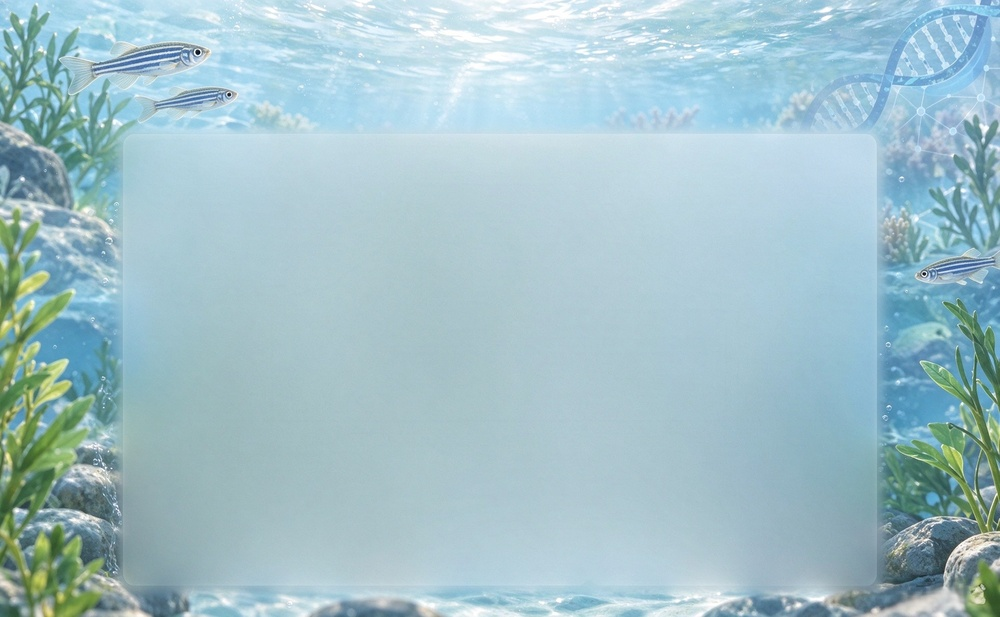
#> input picture 斑马鱼背景图.jpeg, 1000 x 617 px, shrunk from 1920 x 1184 before the run
$ python remove_doubao_watermark.py --src '../斑马鱼背景图.jpeg'
#> lines starting #> are read from the running program, lines starting #| are printed output that depends on the picture; after the words box and inside, x2 and y2 are one past the last pixel; in counts of white or black regions, pixels touching at a corner belong together
"""擦掉豆包 / 即梦这类生图工具压在角落的 "XXAI生成" 水印。

为什么不是"整块模糊"也不是"整块填充"
------------------------------------
水印是**半透明白字 + 淡投影**。这里先用大窗口中值滤波估出"没有文字时长什么样"
（`base`），把明显亮于 base 的像素认成笔画（限制在水印框内 + 去掉零星噪点 + 膨胀），
再只把这些笔画像素换成 base，最后用羽化 alpha 回贴。
好处：文字以外的岩石/水草结构原样保留，不会出现一块平滑的"涂抹感"。

用法
----
    python -X utf8 scripts/remove_doubao_watermark.py --src in.png --out out.png
    python -X utf8 scripts/remove_doubao_watermark.py --src in.png --box 1740,1082,1938,1154
"""
from __future__ import annotations

import argparse
import os

import numpy as np
from PIL import Image
from scipy import ndimage


def default_box(w: int, h: int) -> tuple[int, int, int, int]:
    """右下角一块：宽约 10% 图宽、高约 5% 图高。"""
    bw, bh = max(140, int(w * 0.10)), max(46, int(h * 0.05))
    return w - bw - int(w * 0.02), h - bh - int(h * 0.02), w - int(w * 0.02), h - int(h * 0.03)


def inpaint_text(im: Image.Image, box: tuple[int, int, int, int], thr: float = 11.0,
                 base_win: int = 31, grow: int = 4, feather: float = 1.4) -> Image.Image:
    w, h = im.size
    l, t, r, b = box
    l, t, r, b = max(0, l), max(0, t), min(w, r), min(h, b)
    if r - l < 8 or b - t < 8:
        raise SystemExit(f"[err] 水印框太小：{box}")

    arr = np.asarray(im).astype(np.float32)
    pad = 32
    L, T, R, B = max(0, l - pad), max(0, t - pad), min(w, r + pad), min(h, b + pad)
    reg = arr[T:B, L:R]

    base = np.stack(
        [ndimage.median_filter(reg[:, :, c], size=base_win, mode="nearest") for c in range(3)],
        axis=2,
    )
    diff = reg.mean(axis=2) - base.mean(axis=2)

    mask = diff > thr
    inner = np.zeros_like(mask)
    inner[t - T:b - T, l - L:r - L] = True          # 只在用户给的框里找字
    mask &= inner
    lab, n = ndimage.label(mask)
    if n:
        sizes = ndimage.sum(mask, lab, range(1, n + 1))
        mask = np.isin(lab, [i + 1 for i, s in enumerate(sizes) if s >= 18])
    if not mask.any():
        print("[warn] 框内没找到明显亮于背景的笔画，退化为整框中值填充")
        mask = inner
    mask = ndimage.binary_dilation(mask, iterations=grow)

    alpha = ndimage.gaussian_filter(mask.astype(np.float32), feather)[:, :, None]
    out = arr.copy()
    out[T:B, L:R] = reg * (1.0 - alpha) + base * alpha
    return Image.fromarray(np.clip(out, 0, 255).astype(np.uint8))


def main() -> int:
    ap = argparse.ArgumentParser()
    ap.add_argument("--src", required=True)
    ap.add_argument("--out", default="")
    ap.add_argument("--box", default="", help="left,top,right,bottom（原图坐标）")
    ap.add_argument("--thr", type=float, default=11.0, help="笔画阈值，水印更淡就调小")
    ap.add_argument("--win", type=int, default=31, help="估背景的中值窗口（越大越忽略细结构）")
    a = ap.parse_args()

    im = Image.open(a.src).convert("RGB")
#> im is the input picture: PIL image 1000x617 RGB; mean R, G, B 161.8, 193, 201.4
    box = tuple(int(v) for v in a.box.split(",")) if a.box else default_box(*im.size)
#> box = (840, 559, 980, 599)
    if len(box) != 4:
        print("[err] --box 需要 4 个整数")
        return 2

    out_im = inpaint_text(im, box, thr=a.thr, base_win=a.win)
#> in inpaint_text, `reg = arr[T:B, L:R]`:
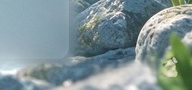
#> reg: shape (90, 192, 3) float32; mean R, G, B 130, 148.9, 150.7
#> in inpaint_text, `base = np.stack( [ndimage.median_filter(reg[:, :, c], size=base_win, m..`:
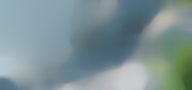
#> base: shape (90, 192, 3) float32; mean R, G, B 125.1, 145.7, 148.8
#> in inpaint_text, `diff = reg.mean(axis=2) - base.mean(axis=2)`:
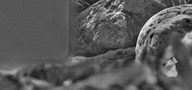
#> diff: shape (90, 192) float32; min -77.67, max 150.3, mean 3.3; drawn with min black and max white
#> in inpaint_text, `mask = diff > thr`:
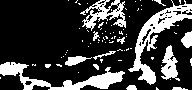
#> mask: shape (90, 192) bool; 23.8% white; 78 white regions (64 under 20 px), largest, box (x1, y1, x2, y2) and area: (128, 0, 192, 85) 1311, (0, 62, 125, 90) 1144, (80, 0, 126, 31) 590
#> in inpaint_text, `mask &= inner`:
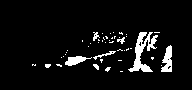
#> mask: shape (90, 192) bool; 6.2% white; 46 white regions (38 under 20 px), largest, box (x1, y1, x2, y2) and area: (128, 32, 158, 72) 453, (161, 45, 172, 72) 192, (65, 56, 92, 66) 143
#> in inpaint_text, `lab, n = ndimage.label(mask)`:
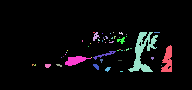
#> lab: shape (90, 192) int32; 55 distinct labels, from 0 to 54; one colour per label, 0 black
#> in inpaint_text, `lab, n = ndimage.label(mask)`: n = 54
#> in inpaint_text, `sizes = ndimage.sum(mask, lab, range(1, n + 1))`: sizes = 54 values, max 452 at index 4, min 1 at index 2, mean 19.89
#> in inpaint_text, `mask = np.isin(lab, [i + 1 for i, s in enumerate(sizes) if s >= 18])`: mask: shape (90, 192) bool; 5.5% white; 9 white regions (1 under 20 px), largest, box (x1, y1, x2, y2) and area: (128, 32, 158, 72) 452, (161, 45, 172, 72) 192, (65, 56, 91, 66) 142
#> in inpaint_text, `mask = ndimage.binary_dilation(mask, iterations=grow)`: mask: shape (90, 192) bool; 16.6% white; 5 white regions, box (x1, y1, x2, y2) and area: (124, 28, 176, 76) 1597, (61, 47, 120, 76) 861, (113, 33, 129, 48) 153, (89, 28, 103, 45) 145, (41, 60, 55, 72) 112
#> in inpaint_text, `out[T:B, L:R] = reg * (1.0 - alpha) + base * alpha`:
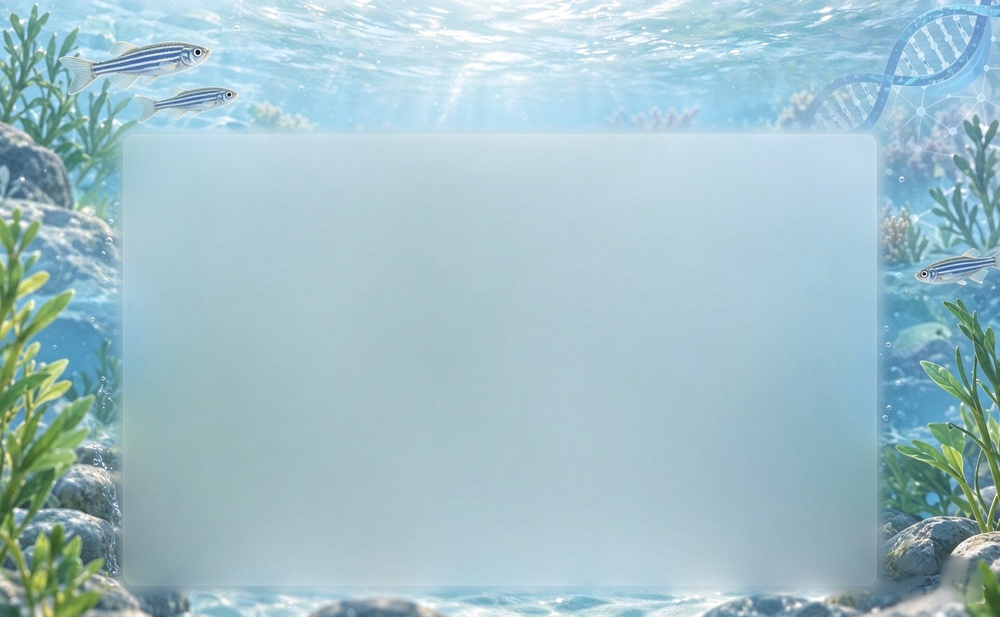
#> out: shape (617, 1000, 3) float32; mean R, G, B 161.7, 193, 201.4
    out = a.out or os.path.splitext(a.src)[0] + "_nowm.png"
    out_im.save(out)
    print(f"[ok] {os.path.basename(a.src)} {im.size[0]}x{im.size[1]}  水印框={box}  -> {out}")
#| [ok] 斑马鱼背景图.jpeg 1000x617  水印框=(840, 559, 980, 599)  -> ../斑马鱼背景图_nowm.png
    return 0


if __name__ == "__main__":
    raise SystemExit(main())
#> (the program exits here)
